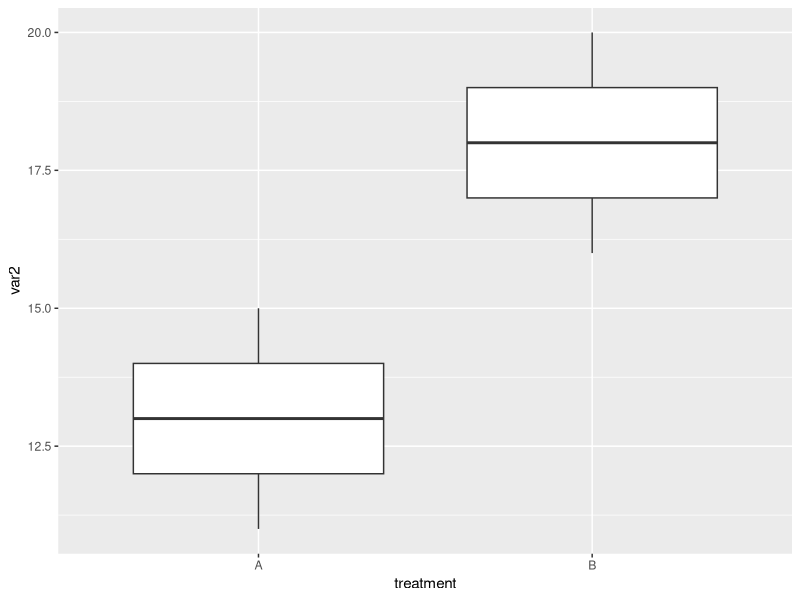
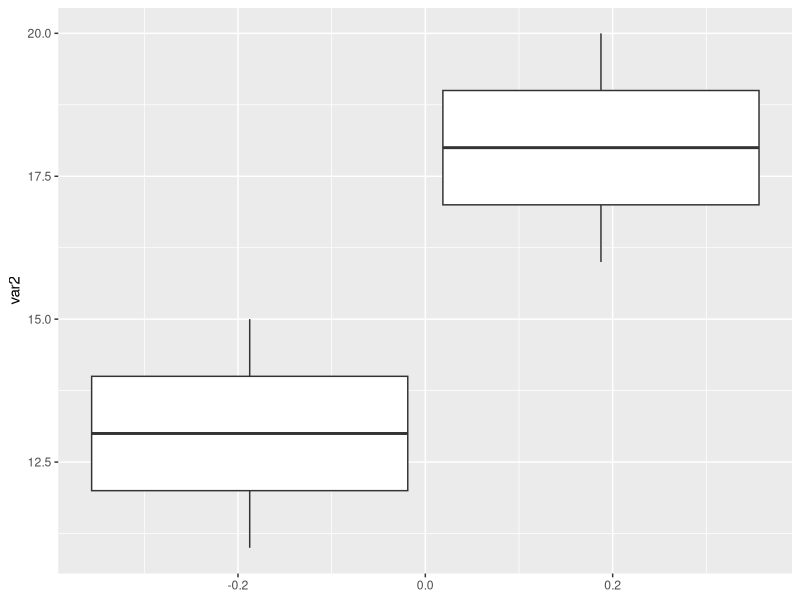
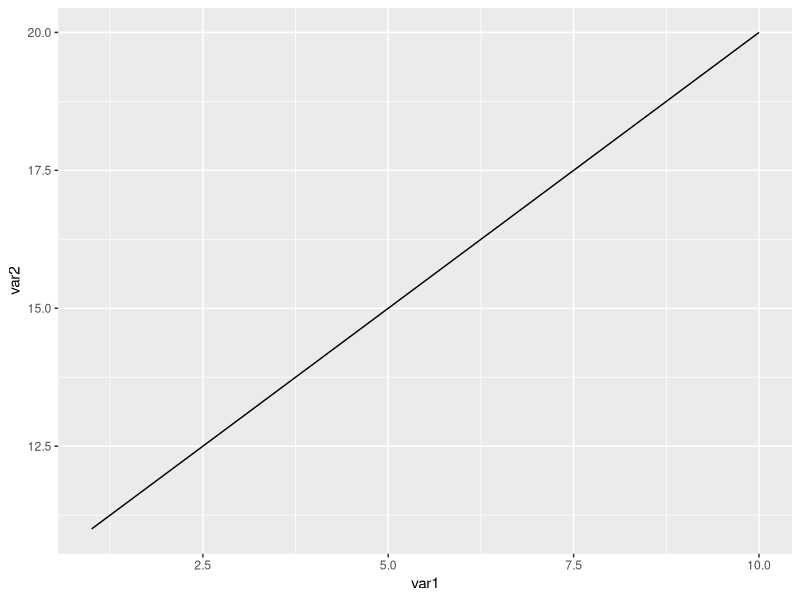
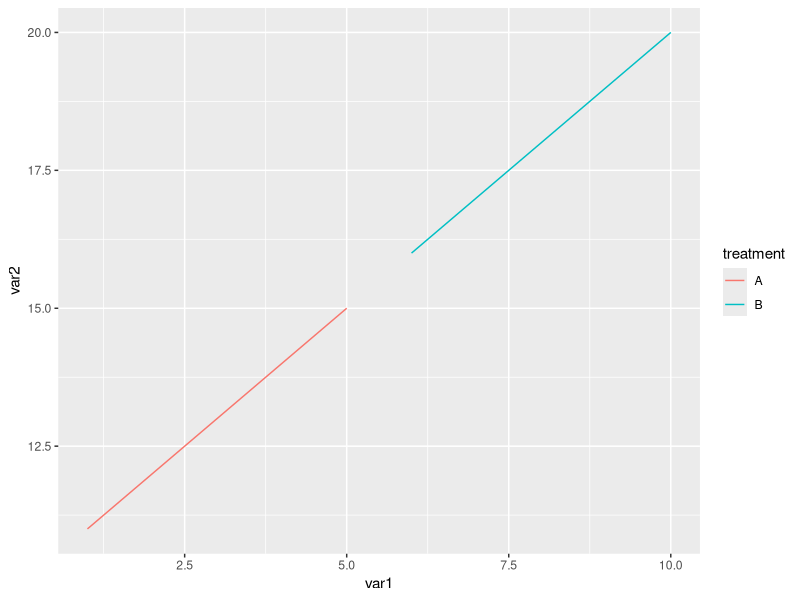
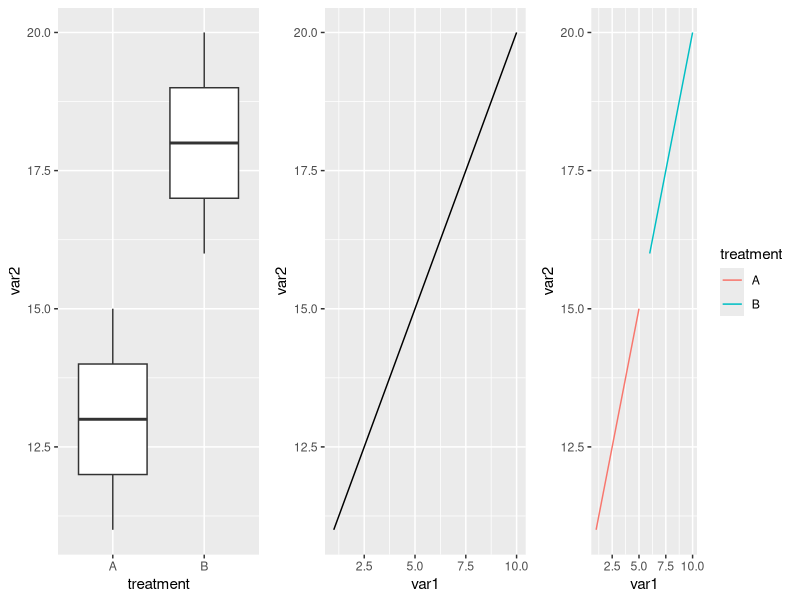
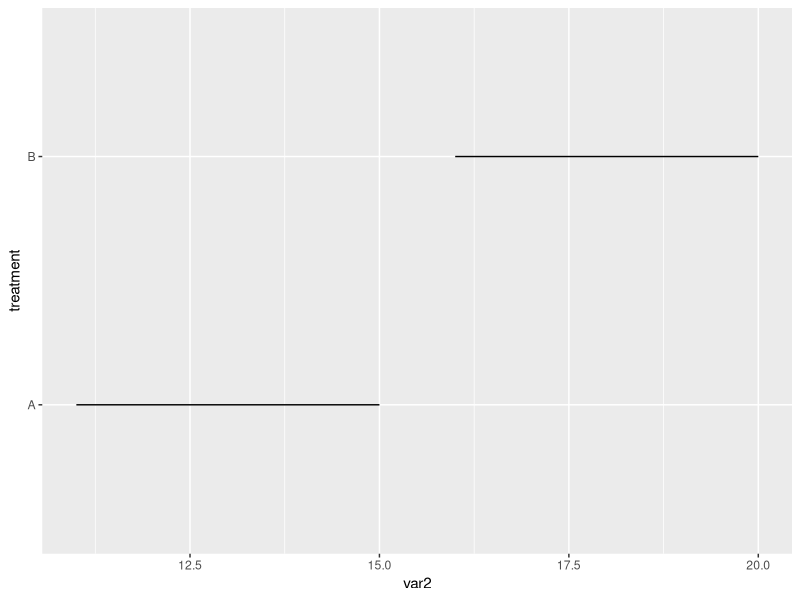
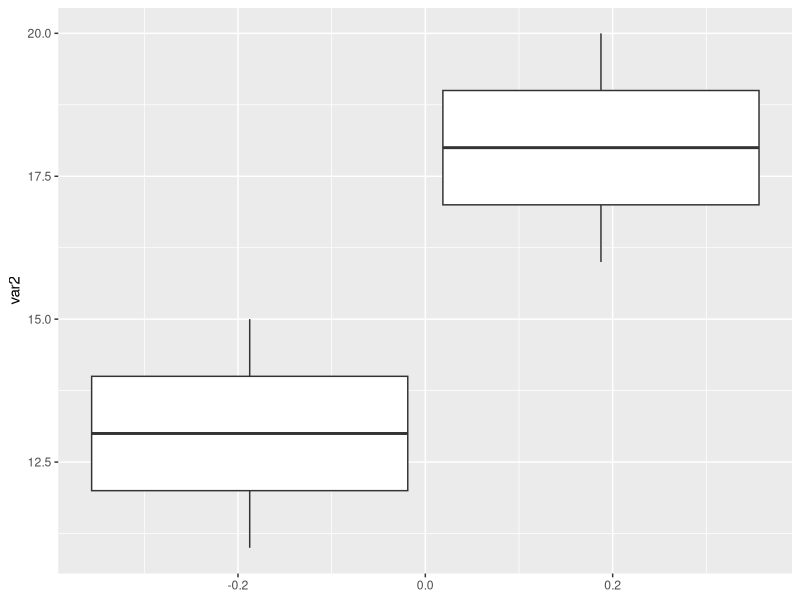
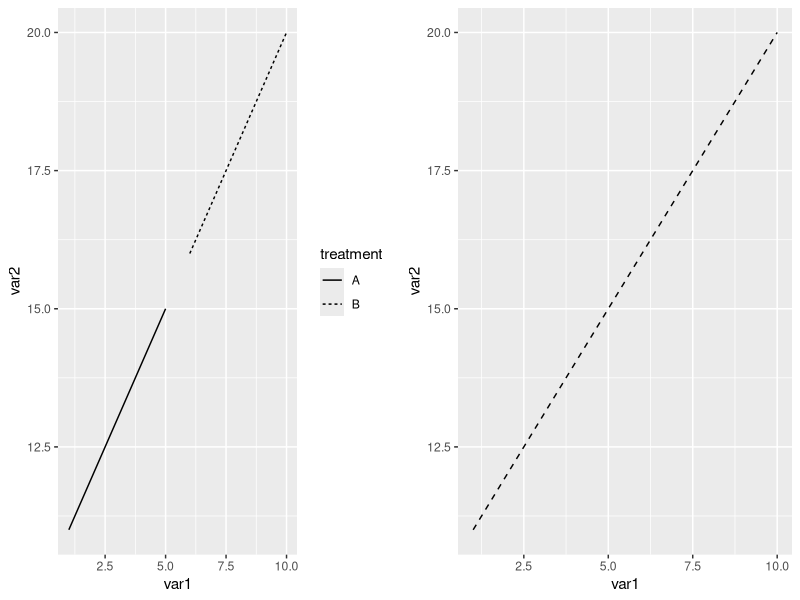

Write the R code that produced these figures, in order. (Note: this script raises an error after producing the figures.)
# make a small data frame to play with:
var1 <- 1:10
var2 <- 11:20
mytreatment <- c(rep("A",5), rep("B",5))
mydata <- data.frame(var1 = var1, var2 = var2, treatment = mytreatment)
head(mydata)

#############################################################
## Some intial plots of a couple types to demonstrate aes():
library("ggplot2")
# boxplot by treatment:
p1 <- ggplot(mydata, aes(x = treatment, y = var2)) + geom_boxplot()
# another way of doing a similar plot to p1:
p1g <- ggplot(mydata, aes(group = treatment, y = var2)) + geom_boxplot()
# standard y ~ x plot using continuous variables:
p2 <- ggplot(mydata, aes(x = var1, y = var2)) + geom_line()

# view plots:
p1
p1g # note differences from p1: x axis is given arbitrary values!
p2

# adding another dimension to the mapping:
p3 <- ggplot(mydata, aes(x = var1, y = var2, color = treatment)) + 
  geom_line()
p3

# viewing multiple plots in a single object for comparison:
cowplot::plot_grid(p1,p2,p3, nrow = 1)

# a silly example that proves you can use categorical variables 
# on any axis:
ggplot(mydata, aes(y = treatment, x = var2)) + geom_line()

# this works, but it shouldn't
ggplot(mydata, aes(y = var2, LOLCATS = treatment)) + 
  geom_boxplot()

#################################################################
# playing with mappings vs. appearances:
# two lines:
p1 <- ggplot(mydata, aes(x = var1, y = var2, linetype = treatment)) + geom_line()
p2 <- ggplot(mydata, aes(x = var1, y = var2)) + geom_line( linetype = "dashed")
cowplot::plot_grid(p1,p2, nrow = 1)

# a few different boxplots:
b1 <- ggplot(mydata) + 
  geom_boxplot(aes(y = var2, linetype = treatment))

b2 <- ggplot(mydata) + 
  geom_boxplot(aes(x = treatment, y = var2))

b3 <- ggplot(mydata) + 
  geom_boxplot(aes(treatment, var2, linetype = treatment))

b4 <- ggplot(mydata) + 
  geom_boxplot(aes(treatment, var2), linetype = "dashed")

cowplot::plot_grid( b1, b2, b3, b4, labels = letters[1:4])

# Two ways to NOT get a legend:
b3 + scale_linetype_discrete(guide = F)
b3 + guides( linetype = F )


###################################################################
## More aesthetics inside and outside of mappings

treat2 <- c("D","D", rep("C", 5), rep("D", 3))
mydata <- data.frame(x = sin(var1), y = cos(var1), treatment1 = mytreatment, treatment2 = treat2)
head(mydata)

# Here is a typical example of mapping with aesthetics.  
# Note use of objects in aes() call:
ggplot(mydata) + 
  geom_line(aes( x, y, color = treatment1, linetype = treatment2 )) +
  geom_point( aes( x, y, shape = treatment2 ))

# Here is a typical example of optional aesthetic arguments 
# given outside of aes().  
# Note use of values as part of optional arguments:
ggplot(mydata) + 
  geom_line( aes( x, y ), 
             color = "red", linetype = "dashed" ) +
  geom_point( aes( x, y ), shape = 12 )



###########################################################
## Demonstrating Inheritance of aes() mappings

# error-producing code:
ggplot( mydata ) + 
  geom_line( aes( x, y, color = treatment1 ) ) +
  geom_point( aes( shape = treatment2 ) )
# that produces the following error:
# Error: geom_point requires the following missing aesthetics: # x, y


# But the following will run without errors:
ggplot( mydata, aes(x, y) ) + 
  geom_line( aes( color = treatment1 ) ) +
  geom_point( aes( shape = treatment2 ) )
